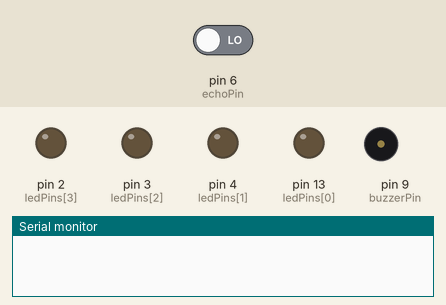
This sketch was run on a simulated Arduino Uno, built for the host (arithmetic inside an expression is 32-bit, double 64-bit). Parts: output pins drawn as LEDs (lit = HIGH), buzzer (waves = sounding), the last lines printed to the serial monitor. The test bench sets the inputs (shaded band); at power-on: pin 6 (echoPin) LOW. Pins used as bus, display or sensor lines are not drawn.

Above: at 0.5 s.
At 1.16 s:
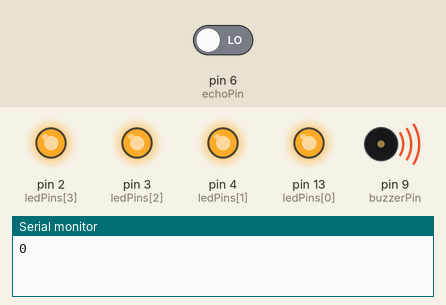
At 2.27 s:
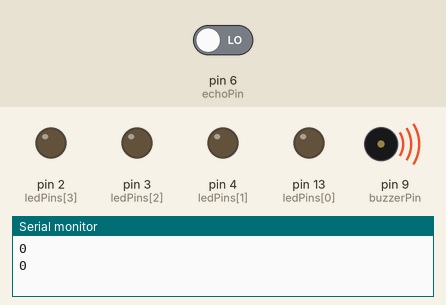
At 3.9 s:
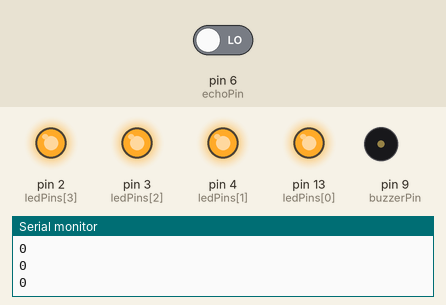
Timing chart, 0 to 5.1 s (numbered marks = the images above):
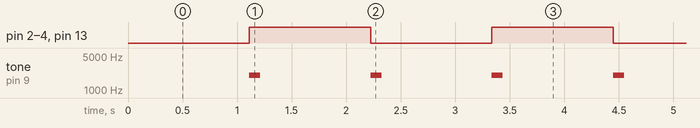

Measured:
- by itself, pin 2 (ledPins[3]), pin 3 (ledPins[2]), pin 4 (ledPins[1]), pin 13 (ledPins[0]): alternates HIGH for 1.1 s and LOW for 1.1 s
- by itself, tone on pin 9 (buzzerPin): alternates 2000 Hz for 0.10 s and silent for 1.0 s

The sketch:

Exercise2.ino
```cpp
//Names: Ali Mousa Baqer Al-Muslim, Mehmet Asim Altinisik, Zepei Zhao
//Group number: 27
//Submssion code: A8L6BV

// define untrosonic pin
byte triggerPin = 7;
// define echopin
byte echoPin = 6; // put 7 as well if the sensor has 3 pins
// define buzzer pin
byte buzzerPin = 9;
// define led pins
int ledPins[] = { 13, 4, 3, 2 };

void setup() {
    // initialize serial communication
    Serial.begin(9600);
    // initialize the buzzer pin as output
    pinMode(buzzerPin, OUTPUT);
    // loop through the led pins
    for (int i = 0; i < 4; i++) {
        // inittialize the led pins as output
        pinMode(ledPins[i], OUTPUT);
    }
}

void loop() {
    // get the meaured distance
    int distance = measureUltrasonicDistance();
    Serial.println(distance);

    // if the distance is less than 25 cm blink led and play tone
    if (distance < 25) {
        // call the blink led function
        blinkLed();
        // call the play tone function
        playTone(2000, 100);

        // if the distance is less than 200 cm turn on led and play tone
    } else if (distance < 200) {
        // turnon led function has the check for tresholds for ranges between 30 and 300 cm
        turnOnLed(distance);
        // call the playtone function, distance is mapped to the frequency so that the sound can automatically
        // increase as the distance decreases
        playTone(map(distance, 25, 200, 1000, 200), 100);
        // oyherwise turn off the led and the tone
    } else {
        // call the turn off led function
        turnOffLed();
        // make the buzzer silent
        noTone(buzzerPin);
    }
}

// function to turn on the led
void turnOnLed(int distance) {
    // loop through the led pins
    for (int i = 0; i < 4; i++) {
        // if the distance is less than the treshold turn on the led
        if (distance < (200 - i * 56.33)) {
            // turn on the i-th led
            digitalWrite(ledPins[i], HIGH);

            // otherwise turn off the led
        } else {
            // turn off the i-th led
            digitalWrite(ledPins[i], LOW);
        }
    }
}
// function to measure the ultrasonic distance
long measureUltrasonicDistance() {
    // Sets the ultrasonicPin as an Output
    pinMode(triggerPin, OUTPUT); // Clear the trigger
    // Sets the ultrasonicPin on HIGH state
    digitalWrite(triggerPin, LOW);
    // delay for 2 milliseconds
    delay(2);
    // Sets the ultrasonicPin pin to HIGH state
    digitalWrite(triggerPin, HIGH);
    // delay for 10 milliseconds
    delay(10);
    // Sets the ultrasonicPin pin to LOW state
    digitalWrite(triggerPin, LOW);
    // Sets the ultrasonicPin as an Input
    pinMode(echoPin, INPUT);
    // define cm
    int cm = 0;
    // Reads the echo pin, and returns the sound wave travel time in microseconds
    // cm = pulseIn(ultrasonicPin, HIGH) / 29 / 2;

    // 0.01723 is the speed of sound in cm per millisecond
    // and pulseIn returns the time in miliseconds
    cm = 0.01723 * pulseIn(echoPin, HIGH);

    // delay for 100 milliseconds
     delay(100);

    // cm = 0.01723 *  pulseIn(ultrasonicPin, HIGH);
    // measure the ping time in cm
    // cm = 0.01723 * readUltrasonicDistance(7, 7);
    return cm;
}
// function to blink the led
void blinkLed() {
    // define the previousMillis
    static unsigned long previousMillis = 0;
    // define the led state
    static boolean ledState = false;
    // get the current millis
    unsigned long currentMillis = millis();

    // blink the led every 150 milliseconds
    // if the difference between the current time and last time you blinked the led is bigger than the interval
    if (currentMillis - previousMillis >= 150) {
        // save the last time you blinked the led
        previousMillis = currentMillis;
        // if the led state is true make it false and vice versa
        ledState = !ledState;
        // loop through the led pins
        for (int i = 0; i < 4; i++) {
            // set the led on according to the led state
            digitalWrite(ledPins[i], ledState ? HIGH : LOW);
        }
    }
}
// function to turn off the led
void turnOffLed() {
    // loop through all led pins
    for (int i = 0; i < 4; i++) {
        // turn off the i-th led
        digitalWrite(ledPins[i], LOW);
    }
}
// function to play a tone
void playTone(int freq, int duration) {
    // play the tone on the buzzer pin
    tone(buzzerPin, freq, duration);
}
```
